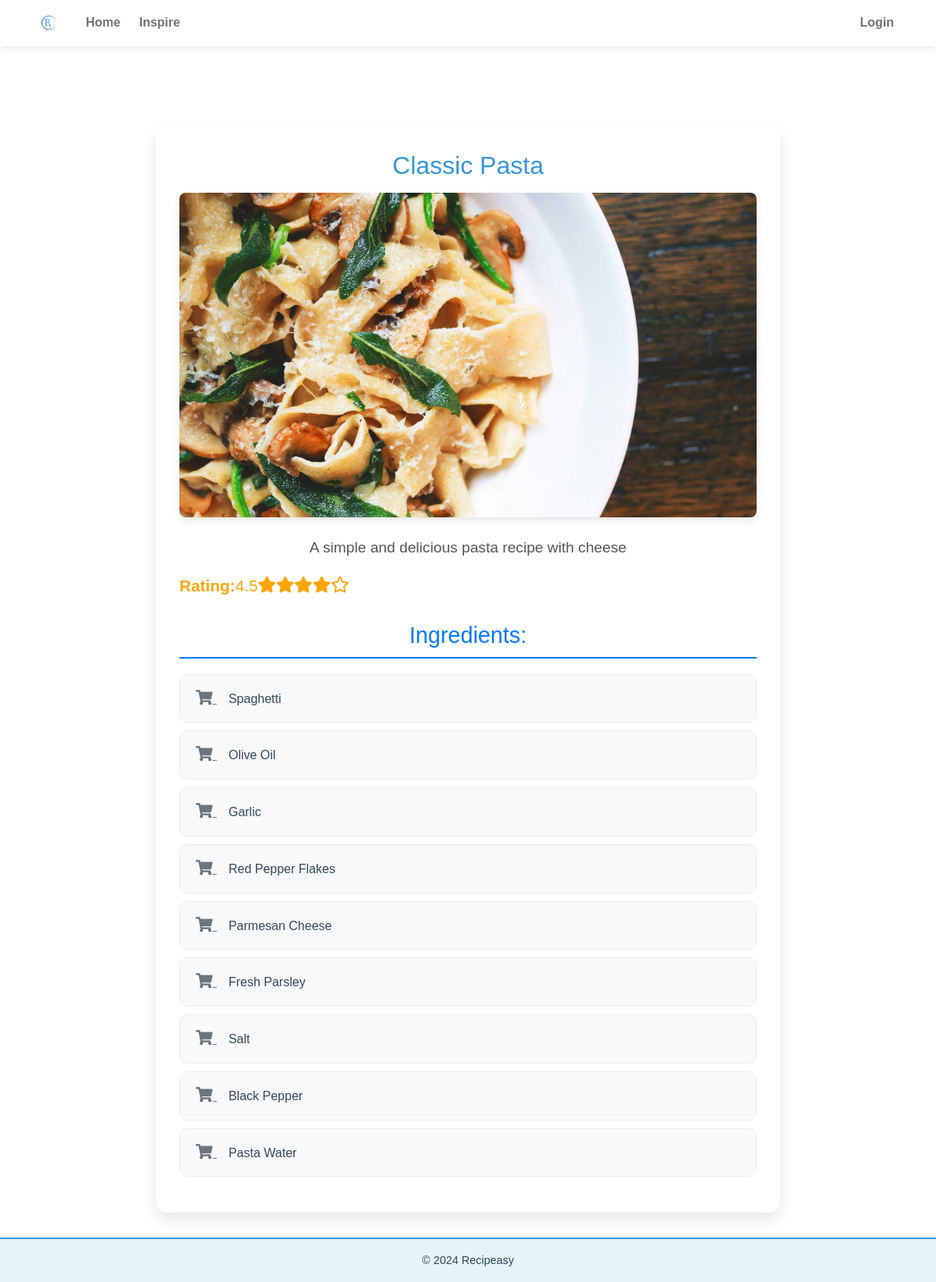
The app's page /recipe/2/ with its own data.
### recipes/models.py (models this page shows, shortened)
class Recipe(models.Model):
    name = models.CharField(max_length=200)
    description = models.TextField()
    image = models.ImageField(upload_to='recipes/')
    date = models.DateField(null=True, blank=True)
    rating = models.DecimalField(
        max_digits=2,
        decimal_places=1,
        default=1.0,
        validators=[
            MinValueValidator(1.0, message="Rating must be at least 1."),
            MaxValueValidator(5.0, message="Rating cannot exceed 5.")
        ]
    )
    is_inspiring = models.BooleanField(default=True)
    ingredients = models.TextField()
    tags = models.ManyToManyField(Tag, related_name='recipes', blank=True)

### recipes/views.py (the view)
# urls.py: path('recipe/<int:pk>/', views.recipe_detail, name='recipe_detail'),
def recipe_detail(request, pk):
    recipe = get_object_or_404(Recipe, pk=pk)
    ingredients = [ingredient.strip() for ingredient in recipe.ingredients.replace('\n', ',').split(',') if ingredient.strip()]
    print(f"Rating for {recipe.name}: {recipe.rating}")  # Check if the rating is available
    return render(request, 'recipe_detail.html', {'recipe': recipe, 'ingredients': ingredients})

### recipes/templates/recipe_detail.html (shortened to what this page needs)
{% extends "base.html" %}
{% block content %}
    <div class="container mt-5 recipe-detail">
        <h1 class="recipe-title text-center">{{ recipe.name }}</h1>
        <div class="recipe-detail-image-container mb-4 text-center">
            <img src="{{ recipe.image.url }}" alt="{{ recipe.name }}" class="img-fluid rounded shadow">
        </div>
        <p class="recipe-description text-center">{{ recipe.description }}</p>
        <p class="recipe-rating text-center">
            <strong>Rating:</strong> {{ recipe.rating }}
            {% with ''|center:5 as range %}
                {% for _ in range %}
                    {% if forloop.counter <= recipe.rating %}
                        <i class="fas fa-star"></i>
                    {% elif forloop.counter <= recipe.rating|add:"0.5" %}
                        <i class="fas fa-star-half-alt"></i>
                    {% else %}
                        <i class="far fa-star"></i>
                    {% endif %}
                {% endfor %}
            {% endwith %}
        </p>
        <h2 class="ingredients-heading">Ingredients:</h2>
        <ul class="ingredient-list">
            {% for ingredient in ingredients %}
                <li class="ingredient-item">
                    <div>
                        <a href="https://www.google.com/search?q={{ ingredient }}&tbm=shop" target="_blank" class="shop-button">
                            <i class="fas fa-shopping-cart"></i>
                        </a>
                        {{ ingredient }}
                    </div>
                </li>
            {% endfor %}
        </ul>
    </div>
{% endblock %}

### static/css/styles.css (style rules this page uses)
:root { --primary-color: #3498db; --secondary-color: #2ecc71; --accent-color: #e74c3c; --background-color: #ffffff; --text-color: #34495e; --card-background: rgba(255, 255, 255, 0.9); --card-shadow: 0 2px 4px rgba(0, 0, 0, 0.1); --nav-text-color: #34495e; --nav-text-hover-color: #3498db; --footer-background-color: #e6f3f7; --footer-text-color: #34495e; --footer-border-color: #3498db; --transition-speed: 0.3s; --easing: cubic-bezier(0.25, 0.1, 0.25, 1); }
body { font-family: 'Arial', sans-serif; background-color: var(--background-color); color: var(--text-color); margin: 0; padding: 0; display: flex; flex-direction: column; min-height: 100vh; line-height: 1.6; font-size: 16px; }
html { font-size: 16px; scroll-behavior: smooth; }
h1, h2 { font-size: 2rem; color: var(--primary-color); margin-bottom: 1.5rem; text-align: center; }
.recipe-rating { display: flex; align-items: center; margin-bottom: 0.5rem; }
.recipe-detail { background-color: var(--card-background); border-radius: 12px; box-shadow: var(--card-shadow); padding: 2rem; max-width: 800px; margin: 0 auto; backdrop-filter: blur(5px); }
.recipe-detail h1 { color: var(--primary-color); font-size: 2rem; margin-bottom: 1rem; }
.recipe-detail-image-container { width: 100%; padding-bottom: 56.25%; position: relative; overflow: hidden; border-radius: 8px; margin-bottom: 1.5rem; box-shadow: 0 4px 10px rgba(0, 0, 0, 0.1); }
.recipe-detail img { position: absolute; top: 0; left: 0; width: 100%; height: 100%; object-fit: cover; object-position: center; transition: transform var(--transition-speed) var(--easing); }
.recipe-detail p { margin-bottom: 1rem; }
html { scroll-behavior: smooth; }

### recipes/templates/recipe_detail.html (style rules this page uses)
.recipe-detail { background: rgba(255, 255, 255, 0.95); padding: 30px; border-radius: 15px; box-shadow: 0 8px 20px rgba(0, 0, 0, 0.1); }
.recipe-detail-image-container img { max-width: 100%; height: auto; border-radius: 15px; box-shadow: 0 4px 12px rgba(0, 0, 0, 0.15); }
.recipe-title { color: #333; font-size: 2.5rem; margin-bottom: 20px; }
.recipe-description { font-size: 1.2rem; color: #555; margin-bottom: 20px; }
.recipe-rating { font-size: 1.3rem; color: #ffa500; margin-bottom: 30px; }
.ingredients-heading { color: #007bff; font-size: 1.8rem; margin-top: 30px; margin-bottom: 20px; border-bottom: 2px solid #007bff; padding-bottom: 10px; }
.ingredient-list { list-style-type: none; padding: 0; }
.ingredient-item { background-color: #f8f9fa; border: 1px solid #e9ecef; border-radius: 10px; padding: 15px 20px; margin-bottom: 10px; display: flex; justify-content: space-between; align-items: center; transition: all 0.3s ease; }
.shop-button { background: none; border: none; color: #6c757d; font-size: 1.2rem; cursor: pointer; transition: all 0.3s ease; margin-right: 15px; }

### records on screen
Recipe: name "Classic Pasta", image (picture), description "A simple and delicious pasta recipe with cheese", rating "4.5"

### other values on screen
{{ ingredient }} "Spaghetti" "Olive Oil" "Garlic" "Red Pepper Flakes" "Parmesan Cheese" "Fresh Parsley" "Salt" "Black Pepper" "Pasta Water"
